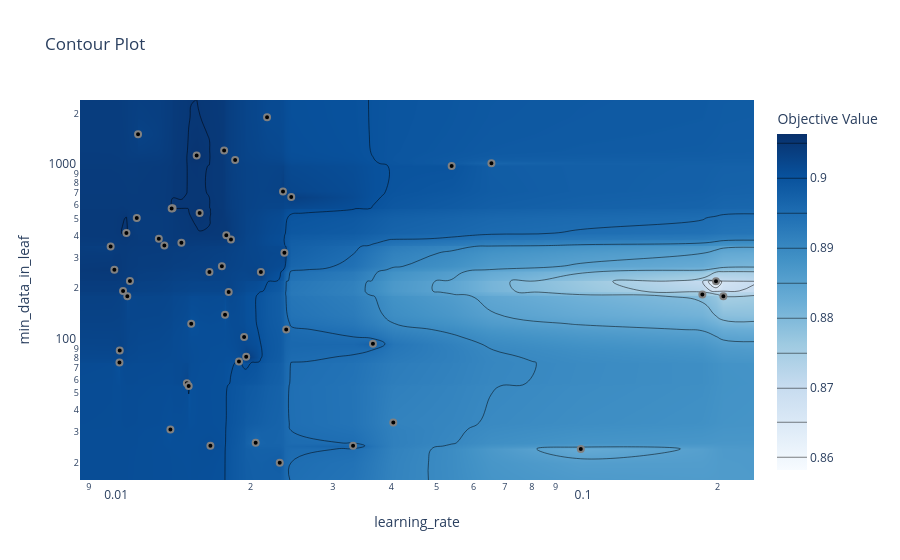

Write notebook code for a chart like this one.
### Code cell
# Contour de un solo par: learning_rate contra min_data_in_leaf (el freno del baseline)
plot_contour(study, params=['learning_rate', 'min_data_in_leaf'])

### Figure 1 — Plotly figure (JSON) as saved in the notebook; plotly's stock layout.template omitted (floating-point values rounded to 4 significant figures; data arrays with more than 128 entries replaced by an {"elided": "..."} marker saying what was removed)
{"data": [{"colorbar": {"title": {"text": "Objective Value"}}, "colorscale": [[0, "rgb(247,251,255)"], [0.125, "rgb(222,235,247)"], [0.25, "rgb(198,219,239)"], [0.375, "rgb(158,202,225)"], [0.5, "rgb(107,174,214)"], [0.625, "rgb(66,146,198)"], [0.75, "rgb(33,113,181)"], [0.875, "rgb(8,81,156)"], [1, "rgb(8,48,107)"]], "connectgaps": true, "contours": {"coloring": "heatmap"}, "hoverinfo": "none", "line": {"smoothing": 1.3}, "reversescale": false, "type": "contour", "x": [0.008619, 0.01002, 0.01021, 0.01047, 0.01048, 0.01066, 0.01084, 0.01088, 0.01103, 0.0114, 0.01148, 0.01271, 0.01307, 0.01346, 0.01354, 0.0136, 0.01421, 0.0146, 0.01473, 0.01492, 0.01532, 0.01555, 0.01632, 0.0164, 0.01735, 0.01754, 0.01762, 0.01773, 0.01794, 0.01815, 0.01852, 0.01888, 0.01936, 0.01956, 0.0205, 0.02103, 0.02168, 0.02308, 0.02346, 0.02362, 0.02383, 0.02443, 0.03313, 0.03654, 0.0404, 0.05388, 0.06555, 0.1019, 0.1855, 0.1984, 0.2057, 0.2393], "y": [15.92, 20, 24, 25, 26, 31, 34, 55, 57, 75, 76, 81, 88, 96, 105, 116, 125, 141, 180, 184, 190, 193, 219, 220, 248, 255, 267, 319, 347, 351, 364, 380, 384, 402, 414, 505, 539, 572, 574, 666, 717, 1002, 1041, 1088, 1151, 1231, 1526, 1909, 2398.0], "z": {"elided": "49x52 float values"}}, {"marker": {"color": "black", "line": {"color": "Gray", "width": 2}}, "mode": "markers", "name": "Feasible Trial", "showlegend": false, "type": "scatter", "x": [0.01888, 0.02168, 0.06555, 0.05388, 0.01956, 0.2057, 0.01936, 0.1984, 0.1855, 0.1019, 0.0205, 0.0146, 0.01346, 0.01473, 0.01762, 0.03654, 0.0164, 0.02383, 0.03313, 0.0404, 0.02308, 0.01492, 0.01084, 0.01048, 0.01148, 0.01066, 0.0114, 0.01271, 0.01047, 0.01794, 0.01815, 0.01088, 0.01307, 0.01773, 0.02362, 0.0136, 0.02346, 0.02103, 0.01735, 0.01021, 0.01354, 0.01532, 0.01555, 0.01002, 0.01421, 0.01103, 0.02443, 0.01754, 0.01632, 0.01852], "y": [76, 1909, 1041, 1002, 81, 180, 105, 219, 184, 24, 26, 57, 31, 55, 141, 96, 25, 116, 25, 34, 20, 125, 414, 88, 1526, 193, 505, 384, 75, 190, 380, 180, 351, 402, 319, 574, 717, 248, 267, 255, 572, 1151, 539, 347, 364, 220, 666, 1231, 248, 1088]}, {"marker": {"color": "#cccccc", "line": {"color": "Gray", "width": 2}}, "mode": "markers", "name": "Infeasible Trial", "showlegend": false, "type": "scatter", "x": [], "y": []}], "layout": {"title": {"text": "Contour Plot"}, "xaxis": {"range": [-2.065, -0.621], "title": {"text": "learning_rate"}, "type": "log"}, "yaxis": {"range": [1.202, 3.38], "title": {"text": "min_data_in_leaf"}, "type": "log"}}}
